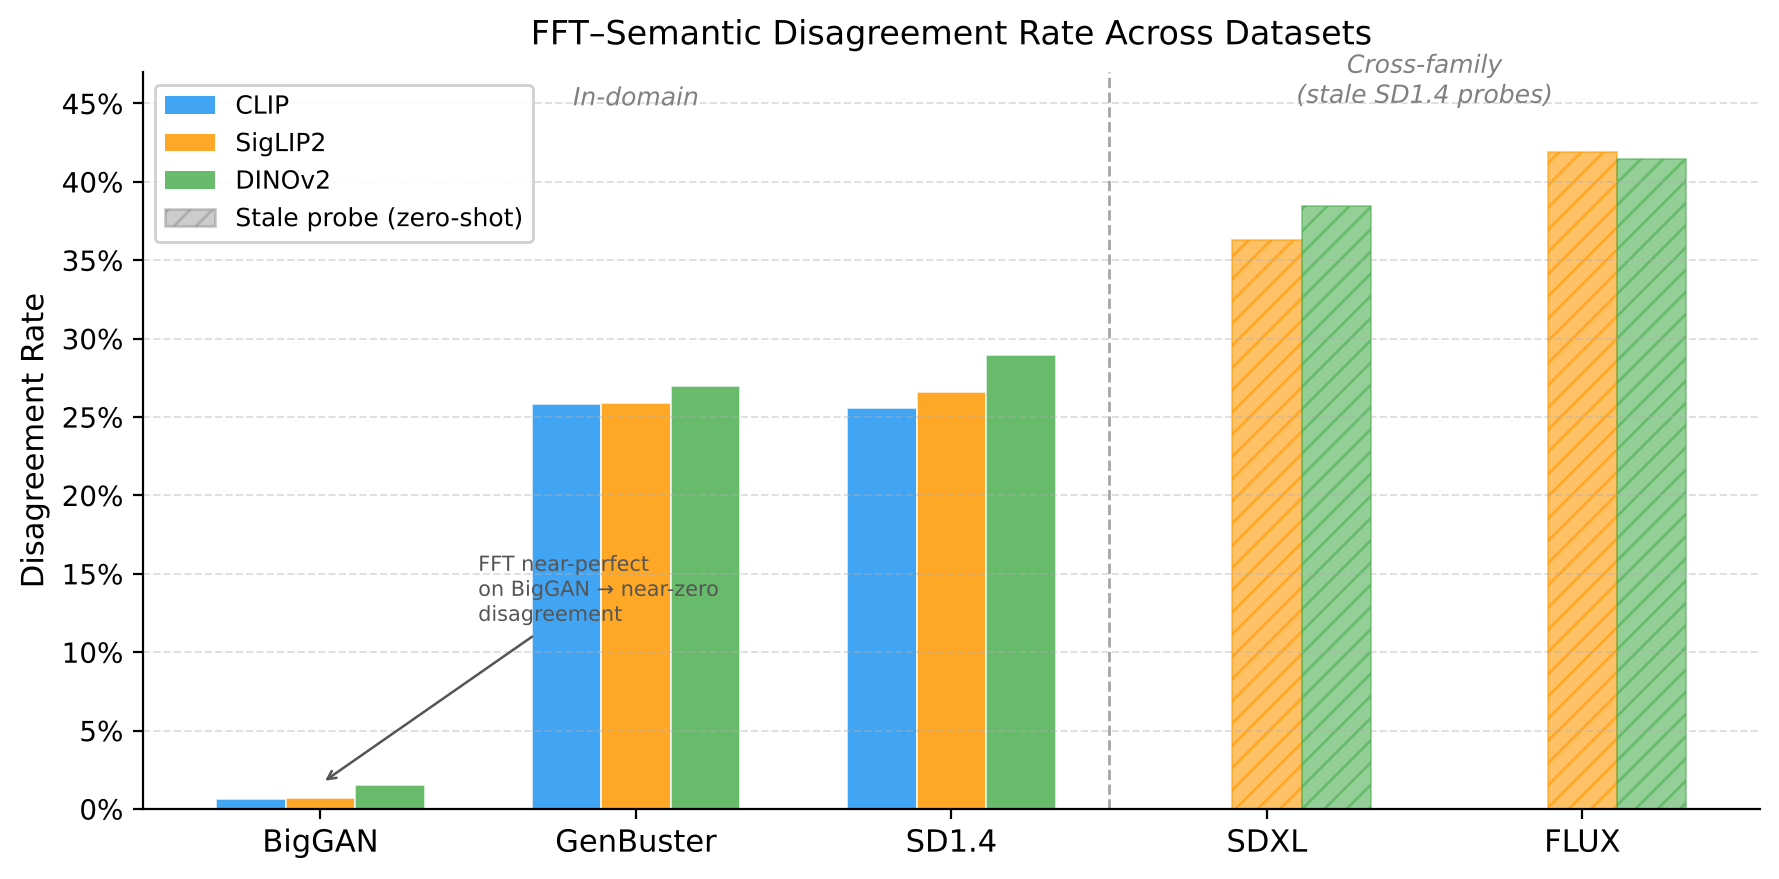

Write the Python code that produced this figure.
"""
Figure C: artifact-semantic disagreement rate per dataset and semantic backbone.

Read live from:
  routing/results/tab_main_results.csv  in-domain escalation_rate of Casc.(C/S/D)
  routing/results/tab_e8_cascade.csv    SDXL/FLUX esc_rate with the stale SD 1.4 probes
                                        (no CLIP: SD 1.4 lacks raw CLIP features)

Output: routing/plot_fig_c_disagreement_rate.png / .pdf
"""
import os

import matplotlib
matplotlib.use("Agg")
matplotlib.rcParams["font.family"] = "DejaVu Sans"  # the submitted figures' font
import matplotlib.pyplot as plt
import matplotlib.patches as mpatches
import numpy as np
import pandas as pd

HERE = os.path.dirname(os.path.abspath(__file__))
ROUTING = os.path.dirname(HERE)
RESULTS = os.path.join(ROUTING, "results")

BACKBONES = ["CLIP", "SigLIP2", "DINOv2"]
# Original figure style (pre-revision layout), numbers read live below.
COLORS = {"CLIP": "#2196F3", "SigLIP2": "#FF9800", "DINOv2": "#4CAF50"}
HATCH_STALE = "///"
DATASETS = ["BigGAN", "GenBuster", "SD14", "SDXL", "FLUX"]
LABEL = {"GenBuster": "GenBuster", "SD14": "SD1.4", "BigGAN": "BigGAN", "SDXL": "SDXL", "FLUX": "FLUX"}
STALE = {"SDXL", "FLUX"}


def rates():
    main = pd.read_csv(os.path.join(RESULTS, "tab_main_results.csv"))
    e8 = pd.read_csv(os.path.join(RESULTS, "tab_e8_cascade.csv"))
    out = {}
    for ds in ["GenBuster", "SD14", "BigGAN"]:
        for bb in BACKBONES:
            out[(ds, bb)] = float(main[(main.dataset == ds) & (main.method == f"Casc.({bb[0]})")].escalation_rate.iloc[0])
    for r in e8.itertuples():
        out[(r.dataset, r.semantic)] = float(r.esc_rate)
    return out


def main():
    r = rates()
    x = np.arange(len(DATASETS))
    bar_width = 0.22
    offsets = np.array([-1, 0, 1]) * bar_width
    fig, ax = plt.subplots(figsize=(9, 4.5))
    for i, bb in enumerate(BACKBONES):
        for j, ds in enumerate(DATASETS):
            rate = r.get((ds, bb))
            if rate is None:  # no stale CLIP probe on SDXL/FLUX
                continue
            stale = ds in STALE
            ax.bar(x[j] + offsets[i], rate, width=bar_width, color=COLORS[bb],
                   alpha=0.60 if stale else 0.85, hatch=HATCH_STALE if stale else "",
                   edgecolor=COLORS[bb] if stale else "white", linewidth=0.6)

    ax.axvline(x=2.5, color="grey", linestyle="--", linewidth=1.0, alpha=0.7)
    ax.text(1.0, 0.445, "In-domain", ha="center", va="bottom", fontsize=9, color="grey", style="italic")
    ax.text(3.5, 0.445, "Cross-family\n(stale SD1.4 probes)", ha="center", va="bottom",
            fontsize=9, color="grey", style="italic")

    ax.set_xticks(x)
    ax.set_xticklabels([LABEL[d] for d in DATASETS], fontsize=11)
    ax.set_ylabel("Disagreement Rate", fontsize=11)
    ax.set_ylim(0.0, 0.47)
    ax.yaxis.set_major_formatter(matplotlib.ticker.FuncFormatter(lambda v, _: f"{v:.0%}"))
    ax.set_yticks(np.arange(0.0, 0.46, 0.05))
    ax.grid(axis="y", linestyle="--", alpha=0.4, linewidth=0.7)
    ax.spines["top"].set_visible(False)
    ax.spines["right"].set_visible(False)

    handles = [mpatches.Patch(facecolor=COLORS[b], label=b, alpha=0.85) for b in BACKBONES]
    handles.append(mpatches.Patch(facecolor="grey", hatch=HATCH_STALE, alpha=0.4,
                                  label="Stale probe (zero-shot)", edgecolor="grey"))
    ax.legend(handles=handles, loc="upper left", fontsize=9, framealpha=0.9)
    ax.set_title("FFT\u2013Semantic Disagreement Rate Across Datasets", fontsize=12, pad=10)
    ax.annotate("FFT near-perfect\non BigGAN \u2192 near-zero\ndisagreement",
                xy=(x[0], 0.016), xytext=(x[0] + 0.5, 0.12),
                arrowprops=dict(arrowstyle="->", color="#555", lw=0.9),
                fontsize=7.5, color="#555", ha="left")

    plt.tight_layout()
    for ext in ("png", "pdf"):
        fig.savefig(os.path.join(ROUTING, f"plot_fig_c_disagreement_rate.{ext}"), dpi=200, bbox_inches="tight")
    plt.close(fig)


if __name__ == "__main__":
    main()
